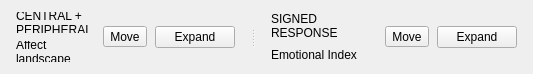
<?xml version='1.0' encoding='UTF-8'?>
<ui version="4.0">
 <class>AffectWorkspace</class>
 <widget class="QSplitter" name="affectWorkspaceSplitter">
  <property name="orientation">
   <enum>Qt::Horizontal</enum>
  </property>
  <widget class="QFrame" name="circumplexCard">
   <property name="affectCard" stdset="0">
    <bool>true</bool>
   </property>
   <layout class="QVBoxLayout" name="circumplexCardLayout">
    <property name="leftMargin">
     <number>16</number>
    </property>
    <property name="rightMargin">
     <number>16</number>
    </property>
    <property name="topMargin">
     <number>12</number>
    </property>
    <property name="bottomMargin">
     <number>12</number>
    </property>
    <property name="spacing">
     <number>8</number>
    </property>
    <item>
     <layout class="QHBoxLayout" name="circumplexHeader" stretch="1,0,0">
      <item>
       <layout class="QVBoxLayout" name="circumplexTitles">
        <item>
         <widget class="QLabel" name="circumplexEyebrow">
          <property name="text">
           <string>CENTRAL + PERIPHERAL</string>
          </property>
          <property name="wordWrap">
           <bool>true</bool>
          </property>
          <property name="affectEyebrow" stdset="0">
           <bool>true</bool>
          </property>
         </widget>
        </item>
        <item>
         <widget class="QLabel" name="circumplexHeading">
          <property name="text">
           <string>Affect landscape</string>
          </property>
          <property name="wordWrap">
           <bool>true</bool>
          </property>
          <property name="affectHeading" stdset="0">
           <bool>true</bool>
          </property>
         </widget>
        </item>
       </layout>
      </item>
      <item>
       <widget class="QToolButton" name="circumplexMove">
        <property name="text">
         <string>Move</string>
        </property>
        <property name="toolButtonStyle">
         <enum>Qt::ToolButtonTextBesideIcon</enum>
        </property>
        <property name="toolTip">
         <string>Swap this panel with another position, or restore the default layout.</string>
        </property>
        <property name="icon">
         <iconset>
          <normaloff>../assets/icons/move.svg</normaloff>
         </iconset>
        </property>
       </widget>
      </item>
      <item>
       <widget class="QPushButton" name="circumplexExpand">
        <property name="text">
         <string>Expand</string>
        </property>
        <property name="affectCardKey" stdset="0">
         <string>circumplex</string>
        </property>
        <property name="maximumWidth">
         <number>90</number>
        </property>
       </widget>
      </item>
     </layout>
    </item>
   </layout>
  </widget>
  <widget class="QFrame" name="eiCard">
   <property name="affectCard" stdset="0">
    <bool>true</bool>
   </property>
   <layout class="QVBoxLayout" name="eiCardLayout">
    <property name="leftMargin">
     <number>16</number>
    </property>
    <property name="rightMargin">
     <number>16</number>
    </property>
    <property name="topMargin">
     <number>12</number>
    </property>
    <property name="bottomMargin">
     <number>12</number>
    </property>
    <property name="spacing">
     <number>8</number>
    </property>
    <item>
     <layout class="QHBoxLayout" name="eiHeader" stretch="1,0,0">
      <item>
       <layout class="QVBoxLayout" name="eiTitles">
        <item>
         <widget class="QLabel" name="eiEyebrow">
          <property name="text">
           <string>SIGNED RESPONSE</string>
          </property>
          <property name="wordWrap">
           <bool>true</bool>
          </property>
          <property name="affectEyebrow" stdset="0">
           <bool>true</bool>
          </property>
         </widget>
        </item>
        <item>
         <widget class="QLabel" name="eiHeading">
          <property name="text">
           <string>Emotional Index</string>
          </property>
          <property name="wordWrap">
           <bool>true</bool>
          </property>
          <property name="affectHeading" stdset="0">
           <bool>true</bool>
          </property>
         </widget>
        </item>
       </layout>
      </item>
      <item>
       <widget class="QToolButton" name="eiMove">
        <property name="text">
         <string>Move</string>
        </property>
        <property name="toolButtonStyle">
         <enum>Qt::ToolButtonTextBesideIcon</enum>
        </property>
        <property name="toolTip">
         <string>Swap this panel with another position, or restore the default layout.</string>
        </property>
        <property name="icon">
         <iconset>
          <normaloff>../assets/icons/move.svg</normaloff>
         </iconset>
        </property>
       </widget>
      </item>
      <item>
       <widget class="QPushButton" name="eiExpand">
        <property name="text">
         <string>Expand</string>
        </property>
        <property name="affectCardKey" stdset="0">
         <string>ei</string>
        </property>
        <property name="maximumWidth">
         <number>90</number>
        </property>
       </widget>
      </item>
     </layout>
    </item>
   </layout>
  </widget>
 </widget>
 <resources />
 <connections />
</ui>
